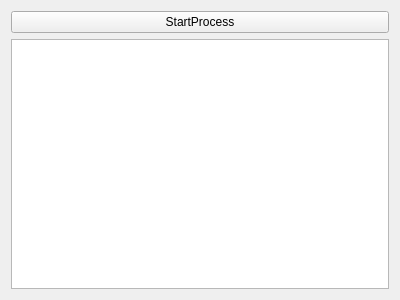
<?xml version="1.0" encoding="UTF-8"?>
<ui version="4.0">
 <class>MyWidget</class>
 <widget class="QWidget" name="MyWidget">
  <property name="geometry">
   <rect>
    <x>0</x>
    <y>0</y>
    <width>400</width>
    <height>300</height>
   </rect>
  </property>
  <property name="windowTitle">
   <string>MyWidget</string>
  </property>
  <layout class="QVBoxLayout" name="verticalLayout">
   <item>
    <widget class="QPushButton" name="pushButton">
     <property name="text">
      <string>StartProcess</string>
     </property>
    </widget>
   </item>
   <item>
    <widget class="QTextEdit" name="textEdit"/>
   </item>
  </layout>
 </widget>
 <layoutdefault spacing="6" margin="11"/>
 <resources/>
 <connections/>
</ui>
